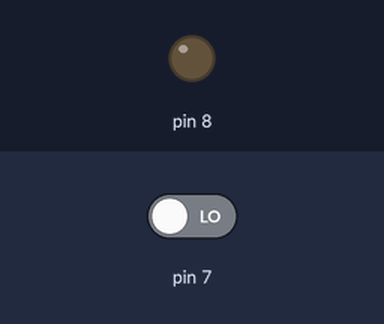
The sketch below on a simulated Arduino Uno, built with avr-gcc and run on an emulated ATmega328P. Parts: output pins drawn as LEDs (lit = HIGH). The inputs (shaded band) are chosen by the test bench; at power-on: pin 7 LOW.

Above: at 2.8 s.
2.9 s: pin 7 driven HIGH
At 3.5 s:
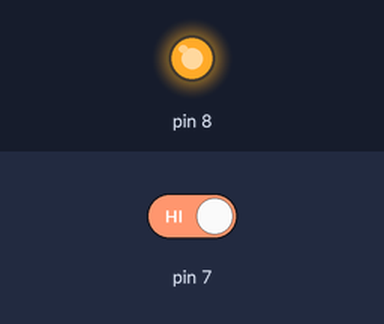
4.5 s: pin 7 driven LOW
At 6.2 s:
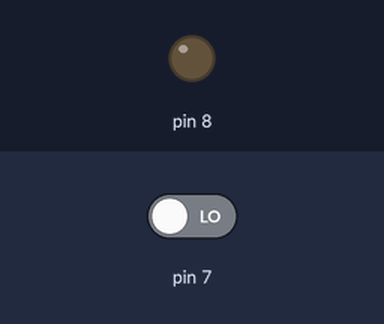
Timing chart, 0 to 7.7 s (numbered marks = the images above; inputs shaded):
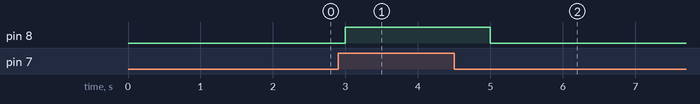

Measured:
- after the input at 2.9 s, pin 8: LOW → HIGH after 0.10 s
- after the input at 4.5 s, pin 8: HIGH → LOW after 0.50 s

The sketch:

arduino_lampara.ino
```cpp
// Crea una variable de tipo numérica entera que almacenará el estado de la lámpara
// estado=1 lampara encendida, estado=0 lampara apagada
int estado;

// La función setup se ejecuta una sola vez
void setup() {
  // inicializa el pin digital 8 como salida
  pinMode(8, OUTPUT);
  // inicializa el pin digital 7 como entrada
  pinMode(7, INPUT);
}

// La función loop() se repite indefinidamente
void loop() {
  // Almacena en la variable estado el valor que recibe por el pin 7 desde el ESP8266
  estado = digitalRead(7);
  // Si el estado=1 ...
  if (estado == 1) {
    // enviará un 1 o lo que es lo mismo un valor de voltaje alto al pin 8
    digitalWrite(8, HIGH);
  // En cualquier otro caso
  }else{
    // enviará un 0 o lo que es lo mismo un valor de voltaje bajo al pin 8
    digitalWrite(8, LOW);   // turn the LED off by making the voltage LOW
  }
  // Espera 1000 milisegundo, o sea 1 segundo
  delay(1000);
}
```
